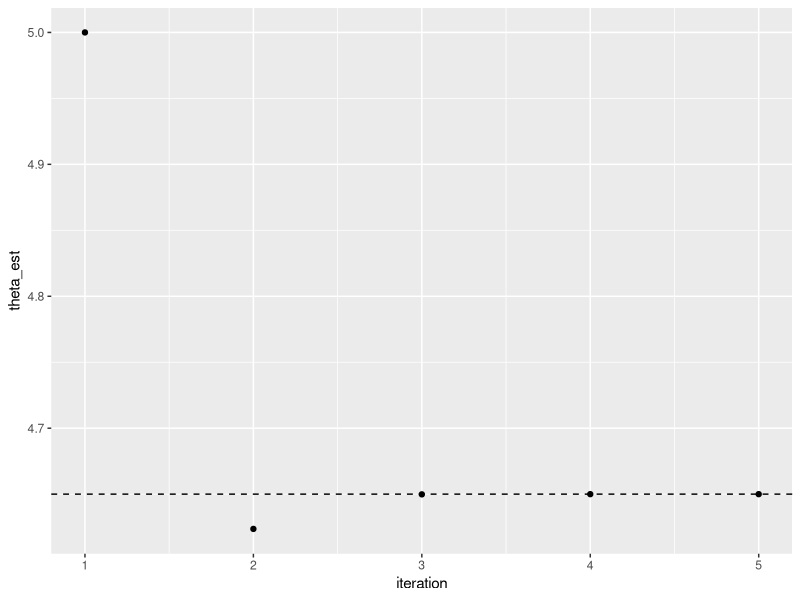
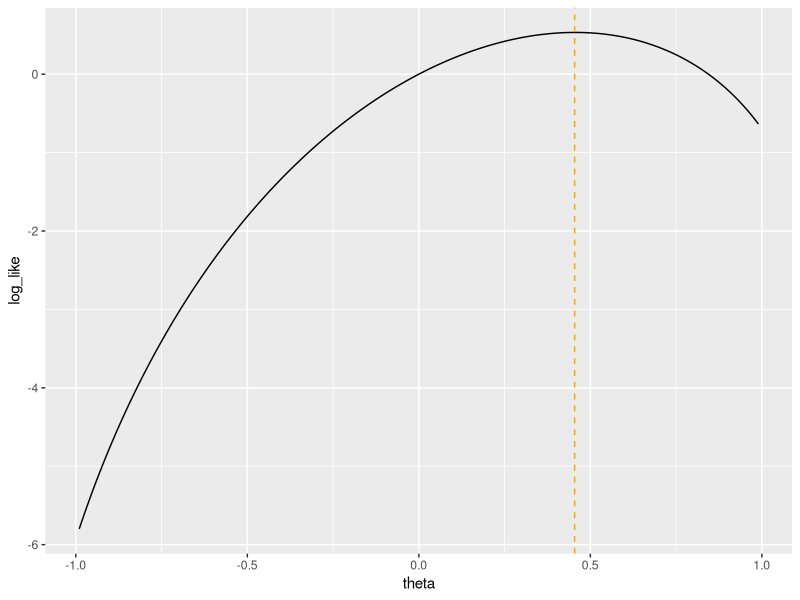
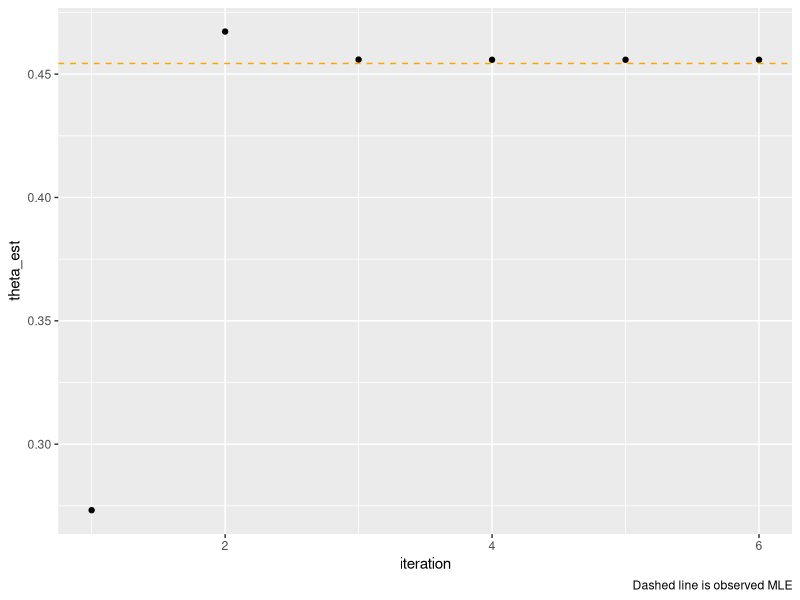

The R script that drew these images, in order:
## ---- chunk 1
library(tidyverse)
set.seed(311)
# simulate data
theta_true <- 4
n <- 20
x <- rpois(n, theta_true)

flag <- TRUE
eps <- 0.00000001

# initial guess
theta_curr <- x[1]
theta_vec <- c(theta_curr)

while(flag){
  # evaluate derivative(s)
  score <- -n + sum(x)/theta_curr
  score_prime <- -sum(x)/theta_curr^2
  # update parameter
  theta_new <- theta_curr - score/score_prime
  
  # store parameter
  theta_vec <- c(theta_vec, theta_new)
  
  # set flag to FALSE if we have converged
  if(abs(theta_new - theta_curr) < eps){
    flag <- FALSE
  }
  # set "new" parameter to be the previous parameter
  theta_curr <- theta_new
}

theta_mle <- mean(x)
data.frame(theta_est = theta_vec) |>
  mutate(iteration = row_number()) |>
  ggplot(aes(x = iteration, y = theta_est)) +
  geom_point() +
  geom_hline(yintercept = theta_mle, linetype = "dashed")

## ---- chunk 2
# muon decay example
set.seed(10)
# simulate data via inverse CDF
count <- 1
n <- 25
theta_true <- 0.5
x <- c()
while(count <= n){
  u <- runif(1)
  a <- theta_true / 4
  b <- 1/2
  c <- 1/2 - theta_true/4 - u
  root <- (-b + c(-1, 1) * sqrt(b^2 - 4 * a * c))/(2*a)
  x <- c(x, root[which(root > -1 & root < 1)])
  count <- count + 1
}

# visualize log likelihood to see where MLE is in relation to true theta
theta_grid <- seq(-0.99,0.99,length=500)
loglik <- sapply(theta_grid,function(t){
  sum(log(1 + t*x))
})
(mle <- theta_grid[which.max(loglik)])
data.frame(theta = theta_grid, log_like = loglik) |>
  ggplot(aes(x = theta, y = log_like)) +
  geom_line() +
  geom_vline(xintercept = mle, linetype = "dashed", col = "orange")

# initial guess: MoM
theta_mom <- 3 * mean(x)
theta_curr <- theta_mom
theta_vec <- c(theta_curr)

flag <- TRUE
eps <- 0.0000000001

while(flag){
  # evaluate derivative(s)
  score <- sum(x / (1 + theta_curr * x))
  score_prime <- -sum(x^2 / (1 + theta_curr * x)^2)
  # update parameter
  theta_new <- theta_curr - score/score_prime
  # enforce parameter bounds??
  theta_new <- max(min(theta_new, 0.999), -0.999)
  
  # store parameter
  theta_vec <- c(theta_vec, theta_new)
  
  # set flag to FALSE if we have converged
  if(abs(theta_new - theta_curr) < eps){
    flag <- FALSE
  }
  # set "new" parameter to be the previous parameter
  theta_curr <- theta_new
}


data.frame(theta_est = theta_vec) |>
  mutate(iteration = row_number()) |>
  ggplot(aes(x = iteration, y = theta_est)) +
  geom_point() +
  geom_hline(yintercept = mle, linetype = "dashed", col = "orange") +
  labs(caption = "Dashed line is observed MLE")
